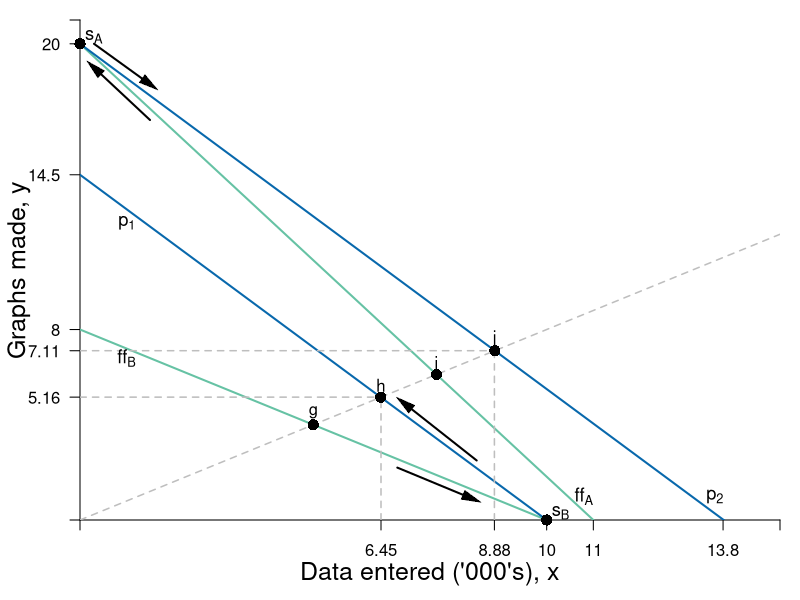

The R source for this figure:
#Graph Designer: Simon Halliday + Scott Cohn
#Authors: Bowles and Halliday
#Title: Coordination, Conflict and Competition: A Text in Microeconomics

require(shape)
pdf(file = "specprodexch/data_entered.pdf", width = 8, height = 8)

#Set parameters for graphics
axislabelsize <- 1.5
labelsize <- 1.1
smalllabelsize <- 0.9
graphlinewidth <- 2
segmentlinewidth <- 1.5

COL <- c("#7fc97f", "#beaed4", "#fdc086", "#ffff99", "#386cb0", "#f0027f", "#bf5b17", "#666666")
COLA <- c("#e0f3db", "#99d8c9","#66c2a4","#41ae76", "#238b45", "#005824")
COLB <- c("#4eb3d3", "#2b8cbe", "#0868ac","#084081")


ffA <- function(x, yintA = 20, sA = 20/11) {
        yintA - sA*x
}

ffB <- function(x, yintB = 8, sB = 8/10) {
        yintB - sB*x
}

exchange <- function(x, slope = 1/1.25) {
        slope*x
}

priceA <- function(x, pintA = 20, psA = 1.45) {
        pintA - psA*x
}

priceB <- function(x, pintB = 14.5, psB = 1.45) {
        pintB - psB*x
}

#Edited the margins to cater for the larger LHS labels
par(mar =  c(4, 4, 1, 1))

xlims <- c(0, 15)
ylims <- c(0, 21)

npts <- 501 
x <- seq(xlims[1], xlims[2], length.out = npts)
y <- seq(ylims[1], ylims[2], length.out = npts) 
a <- c(3.25, 5.25, 7.25)

plot(0, 0, xlim = xlims, ylim = ylims, type = "n",
     xlab = expression(paste("")),
     ylab = expression(paste("")), 
     xaxt = "n", 
     yaxt = "n", 
     cex.lab = axislabelsize, 
     bty = "n", 
     xaxs="i", 
     yaxs="i"
)


# ticksy <- seq(from = 0, to = ylims[2], by = 1)
# ylabels <- seq(from = 0, to = ylims[2], by = 1)
# ticksx <- seq(from = 0, to = xlims[2], by = 1)
# xlabels <- seq(from = 0, to = xlims[2], by = 1)
ticksy <- c(ylims[1], 5.16, 7.11, 8, 14.5, 20, ylims[2])
ylabels <- c(NA, 5.16, 7.11, 8, 14.5, 20, NA)
ticksx <- c(xlims[1], 6.45, 8.88, 10, 11, 13.78, xlims[2])
xlabels <-  c(NA, 6.45, 8.88, 10, 11, 13.8, NA)

axis(1, at = ticksx, pos = 0, labels = xlabels)
axis(2, at = ticksy, pos = 0, labels = ylabels, las = 1)

npts <- 500 
xx1 <- seq(xlims[1], xlims[2], length.out = npts)

#Draw the graphs
lines(xx1, ffA(xx1), col = COLA[3], lwd = graphlinewidth)
lines(xx1, ffB(xx1), col = COLA[3], lwd = graphlinewidth)
lines(xx1, exchange(xx1), lty = 2, col = "gray", lwd = segmentlinewidth)
lines(xx1, priceA(xx1), col = COLB[3], lwd = graphlinewidth)
lines(xx1, priceB(xx1), col = COLB[3], lwd = graphlinewidth)


#Segments for new points
segments(0, 5.16, 6.45, 5.16, lty = 2, col = "grey",  lwd = segmentlinewidth)
segments(6.45, 0, 6.45, 5.16, lty = 2, col = "grey",  lwd = segmentlinewidth)
segments(0, 7.11, 8.88, 7.11, lty = 2, col = "grey",  lwd = segmentlinewidth)
segments(8.88, 0, 8.88, 7.11, lty = 2, col = "grey",  lwd = segmentlinewidth)

# segments(0, 4.14, 4.14, 4.14, lty = 2, col = "grey",  lwd = segmentlinewidth)
# segments(4.14, 0, 4.14, 4.14, lty = 2, col = "grey",  lwd = segmentlinewidth)

#Label Points
xpts <- c(5, 6.444444444, 7.638888889, 8.888888889)
ypts <- xpts/1.25
yadj1 <- 0.5
yadj2 <- -0.5

points(xpts, ypts, pch = 16, col = "black", cex = 1.5)
ptlabels <- c("g", "h", "i", "j")
text(xpts, ypts + yadj1, ptlabels)
#coordlabs <- c("(5,4)", "(6.44, 5.16)", "(7.64,6.11)", "(8.89,7.11)")
#text(xpts, ypts + yadj2, coordlabs, cex = smalllabelsize)

#Axis labels
mtext(expression(paste("Data entered ('000's), ", x)), side = 1, line = 2.5, cex = axislabelsize)
text(-1.3, 0.5*ylims[2], expression(paste("Graphs made, ", y)), xpd = TRUE, cex = axislabelsize, srt = 90) 

#Text
# text(11, 12, expression(paste("Each graph requires")))
# text(11, 11.25, expression(paste("1250 keystrokes of data")))
# text(11, 10.4, expression(paste(y == frac(x,1.25) )))

#Label the curves
text(13.6, 1, expression(p[2]), cex = labelsize)
text(10.8, 1, expression(ff[A]), cex = labelsize)

text(1, 12.5, expression(p[1]), cex = labelsize)
text(1, 6.8, expression(ff[B]), cex = labelsize)

#xpts <- c(5, 6.444444444, 7.638888889, 8.888888889)
#ypts <- xpts/1.25

#Arrows(xpts[1]+1.8, ypts[1] - 1.8, 10 - 1.6, 0 + 0.9, col = "black", lty = 1, lwd = 2, arr.type = "triangle", arr.lwd = 0.5)
Arrows(xpts[1]+1.8, ypts[1] - 1.8, 10 - 1.6, 0 + 0.9, col = "black", lty = 1, lwd = 2, arr.type = "triangle", arr.lwd = 0.5)
#Arrows(10, 0 + 0.5, xpts[2] + 0.5, ypts[2] - 0.25, col = "black", lty = 1, lwd = 2, arr.type = "triangle", arr.lwd = 0.5)
Arrows(8.5, 0 + 2.5, xpts[2] + 0.5, ypts[2] - 0.25, col = "black", lty = 1, lwd = 2, arr.type = "triangle", arr.lwd = 0.5)
text(10 + 0.3, 0.3, expression(s[B]), cex = labelsize)
points(10, 0,pch = 16, col = "black", cex = 1.5, xpd = TRUE)

#Arrows(xpts[3] - 0.3, ypts[3], 0 + 0.3, 20 - 1, col = "black", lty = 1, lwd = 2, arr.type = "triangle", arr.lwd = 0.5)
Arrows(1.5, 16.8, 0 + 0.3, 20 - 1, col = "black", lty = 1, lwd = 2, arr.type = "triangle", arr.lwd = 0.5)
#Arrows(0 + 0.3, 20, xpts[4] - 0.3, ypts[4] + 0.8, col = "black", lty = 1, lwd = 2, arr.type = "triangle", arr.lwd = 0.5)
Arrows(0 + 0.3, 20, 1.5, 16.8 + 1.5, col = "black", lty = 1, lwd = 2, arr.type = "triangle", arr.lwd = 0.5)

text(0 + 0.3, 20 + 0.3, expression(s[A]), cex = labelsize)
points(0, 20,pch = 16, col = "black", cex = 1.5, xpd = TRUE)

dev.off()
